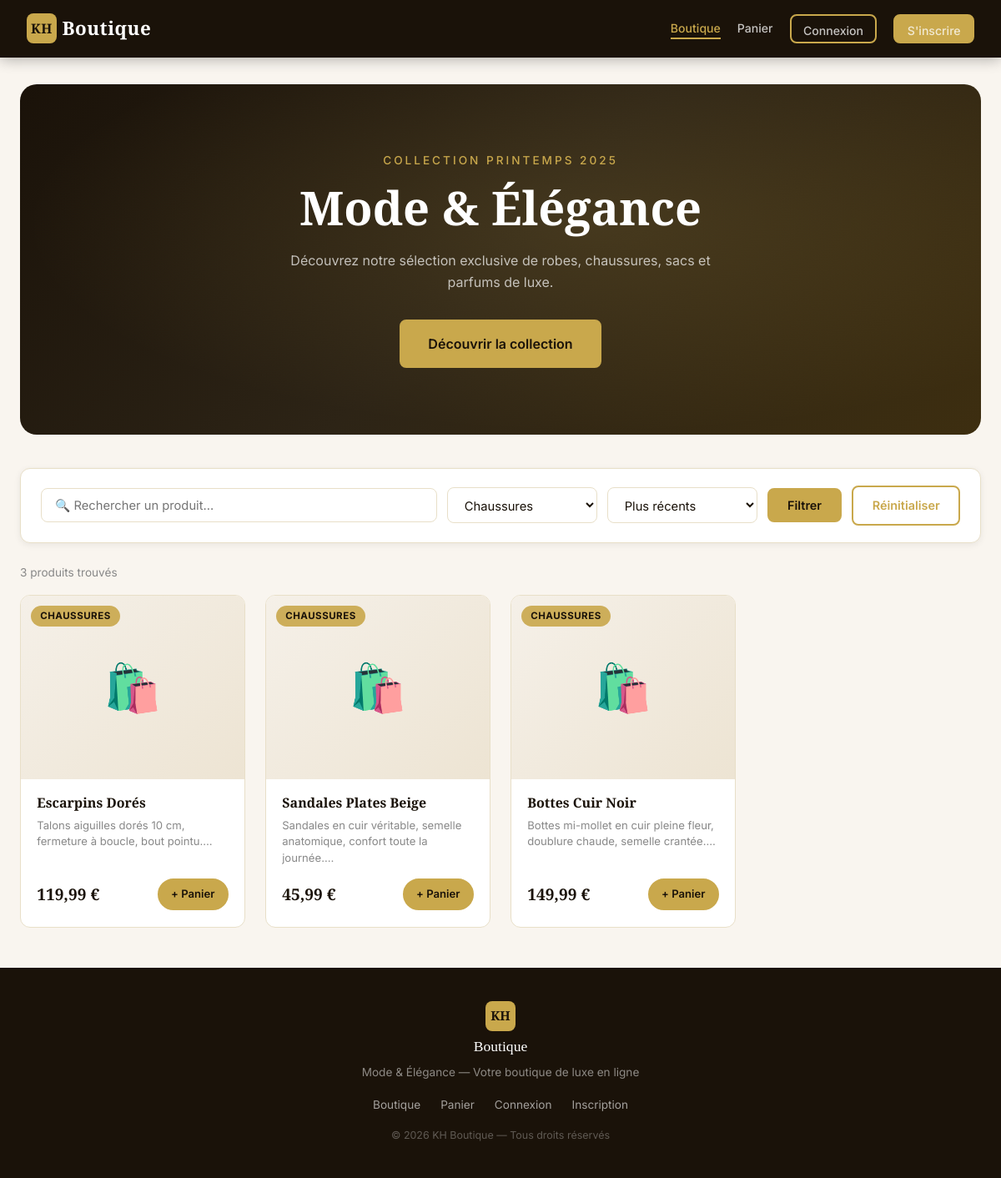
/index.php?cat=2, run on the app's committed database.
### tables this page shows
CREATE TABLE produits (
  id           INT AUTO_INCREMENT PRIMARY KEY,
  nom          VARCHAR(200) NOT NULL,
  description  TEXT,
  prix         DECIMAL(10,2) NOT NULL,
  stock        INT NOT NULL DEFAULT 0,
  categorie_id INT,
  image_url    VARCHAR(500) DEFAULT NULL,
  created_at   DATETIME NOT NULL DEFAULT CURRENT_TIMESTAMP,
  FOREIGN KEY (categorie_id) REFERENCES categories(id) ON DELETE SET NULL
);

CREATE TABLE categories (
  id   INT AUTO_INCREMENT PRIMARY KEY,
  nom  VARCHAR(80) NOT NULL
);

### config/config.php (called while the page is built, shortened)
<?php
function e(string $str): string {
    return htmlspecialchars($str, ENT_QUOTES, 'UTF-8');
}

### index.php (the view, shortened to what this page needs)
<?php
require_once __DIR__ . '/config/config.php';
$pdo = getConnexion();
$q    = trim($_GET['q']    ?? '');
$cat  = (int)($_GET['cat'] ?? 0);
$sort = $_GET['sort'] ?? 'recent';
$params = [];
$sql = "
  SELECT p.*, c.nom AS categorie
  FROM produits p
  LEFT JOIN categories c ON p.categorie_id = c.id
  WHERE 1=1
";
if ($cat > 0) {
    $sql .= " AND p.categorie_id = ?";
    $params[] = $cat;
}
$sql .= match($sort) {
    'prix_asc'  => ' ORDER BY p.prix ASC',
    'prix_desc' => ' ORDER BY p.prix DESC',
    default     => ' ORDER BY p.created_at DESC',
};
$stmt = $pdo->prepare($sql);
$stmt->execute($params);
$produits = $stmt->fetchAll();
$categories = $pdo->query('SELECT * FROM categories ORDER BY nom')->fetchAll();
require_once __DIR__ . '/includes/header.php';
?>
<section class="hero">
  <div class="hero-content">
    <p class="hero-sub">Collection Printemps 2025</p>
    <h1 class="hero-title">Mode &amp; Élégance</h1>
    <p class="hero-desc">Découvrez notre sélection exclusive de robes, chaussures, sacs et parfums de luxe.</p>
    <a href="#produits" class="btn btn-primary btn-lg">Découvrir la collection</a>
  </div>
</section>
<section class="filtres-section" id="produits">
  <form method="GET" action="<?= SITE_URL ?>/" class="filtres-form">
    <input type="text" name="q" placeholder="🔍 Rechercher un produit..."
           value="<?= e($q) ?>" class="filtres-search">
    <select name="cat" class="filtres-select">
      <?php foreach ($categories as $c): ?>
        <option value="<?= $c['id'] ?>" <?= $cat === (int)$c['id'] ? 'selected' : '' ?>>
          <?= e($c['nom']) ?>
        </option>
      <?php endforeach; ?>
    </select>
    <select name="sort" class="filtres-select">
      <option value="recent"   <?= $sort === 'recent'    ? 'selected' : '' ?>>Plus récents</option>
    </select>
    <button type="submit" class="btn btn-primary">Filtrer</button>
    <?php if ($q || $cat): ?>
      <a href="<?= SITE_URL ?>/" class="btn btn-outline">Réinitialiser</a>
    <?php endif; ?>
  </form>
</section>
<section class="produits-section">
  <?php if (empty($produits)): ?>
    <div class="vide-state">
      <div class="vide-icon">🛍️</div>
      <h3>Aucun produit trouvé</h3>
      <p>Essayez d'autres mots-clés ou catégories.</p>
      <a href="<?= SITE_URL ?>/" class="btn btn-primary">Voir tout</a>
    </div>
  <?php else: ?>
    <p class="produits-count">
      <?= count($produits) ?> produit<?= count($produits) > 1 ? 's' : '' ?> trouvé<?= count($produits) > 1 ? 's' : '' ?>
    </p>
    <div class="produits-grid">
      <?php foreach ($produits as $p): ?>
        <article class="card-produit">
          <div class="produit-img-wrap">
            <?php if (!empty($p['image_url'])): ?>
              <div class="produit-img-placeholder" style="display:none">🛍️</div>
            <?php else: ?>
              <div class="produit-img-placeholder">🛍️</div>
            <?php endif; ?>
            <span class="cat-badge"><?= e($p['categorie'] ?? 'Autre') ?></span>
          </div>
          <div class="card-body">
            <h3 class="produit-nom"><?= e($p['nom']) ?></h3>
            <p class="produit-desc"><?= e(mb_substr($p['description'] ?? '', 0, 75)) ?>…</p>
            <div class="card-footer">
              <span class="prix"><?= number_format($p['prix'], 2, ',', ' ') ?> €</span>
              <?php if ($p['stock'] > 0): ?>
                <a href="<?= SITE_URL ?>/panier.php?action=ajouter&id=<?= $p['id'] ?>&return=<?= urlencode('/') ?>"
                   class="btn btn-primary btn-sm btn-cart">+ Panier</a>
              <?php else: ?>
                <span class="btn btn-disabled btn-sm">Indisponible</span>
              <?php endif; ?>
            </div>
          </div>
        </article>
      <?php endforeach; ?>
    </div>
  <?php endif; ?>
</section>
<?php require_once __DIR__ . '/includes/footer.php'; ?>

### data on the page
produits: categorie.nom "CHAUSSURES", nom "Escarpins Dorés", description "Talons aiguilles dorés 10 cm, fermeture à boucle, bout pointu.", prix "119,99"
produits: categorie.nom "CHAUSSURES", nom "Sandales Plates Beige", description "Sandales en cuir véritable, semelle anatomique, confort toute la journée.", prix "45,99"
produits: categorie.nom "CHAUSSURES", nom "Bottes Cuir Noir", description "Bottes mi-mollet en cuir pleine fleur, doublure chaude, semelle crantée.", prix "149,99"

### other printed values
count($produits) "3"
SITE_NAME "KH Boutique"
form field cat "Chaussures"
